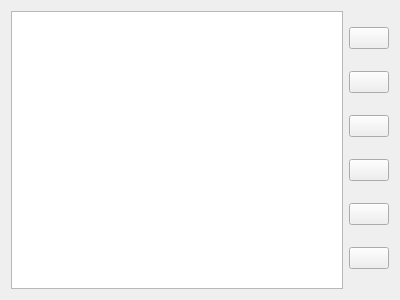
<?xml version="1.0" encoding="UTF-8"?>
<ui version="4.0">
 <class>ConfigObjectListView</class>
 <widget class="QWidget" name="ConfigObjectListView">
  <property name="geometry">
   <rect>
    <x>0</x>
    <y>0</y>
    <width>400</width>
    <height>300</height>
   </rect>
  </property>
  <property name="windowTitle">
   <string notr="true">Form</string>
  </property>
  <layout class="QHBoxLayout" name="horizontalLayout">
   <item>
    <widget class="QListView" name="listView"/>
   </item>
   <item>
    <layout class="QVBoxLayout" name="verticalLayout">
     <item>
      <widget class="QPushButton" name="itemTop">
       <property name="toolTip">
        <string>Move selected item(s) to the top.</string>
       </property>
       <property name="text">
        <string/>
       </property>
       <property name="icon">
        <iconset theme="edit-move-top">
         <normaloff>.</normaloff>.</iconset>
       </property>
       <property name="iconSize">
        <size>
         <width>16</width>
         <height>16</height>
        </size>
       </property>
      </widget>
     </item>
     <item>
      <widget class="QPushButton" name="itemTenUp">
       <property name="toolTip">
        <string>Move selected item(s) ten positions up.</string>
       </property>
       <property name="text">
        <string notr="true"/>
       </property>
       <property name="icon">
        <iconset theme="edit-move-10-up">
         <normaloff>.</normaloff>.</iconset>
       </property>
       <property name="iconSize">
        <size>
         <width>16</width>
         <height>16</height>
        </size>
       </property>
      </widget>
     </item>
     <item>
      <widget class="QPushButton" name="itemUp">
       <property name="toolTip">
        <string>Move selected item(s) one position up.</string>
       </property>
       <property name="text">
        <string/>
       </property>
       <property name="icon">
        <iconset theme="edit-move-up">
         <normaloff>.</normaloff>.</iconset>
       </property>
       <property name="iconSize">
        <size>
         <width>16</width>
         <height>16</height>
        </size>
       </property>
      </widget>
     </item>
     <item>
      <widget class="QPushButton" name="itemDown">
       <property name="toolTip">
        <string>Move selected item(s) one position down.</string>
       </property>
       <property name="text">
        <string/>
       </property>
       <property name="icon">
        <iconset theme="edit-move-down">
         <normaloff>.</normaloff>.</iconset>
       </property>
       <property name="iconSize">
        <size>
         <width>16</width>
         <height>16</height>
        </size>
       </property>
      </widget>
     </item>
     <item>
      <widget class="QPushButton" name="itemTenDown">
       <property name="toolTip">
        <string>Move selected item(s) ten positions down.</string>
       </property>
       <property name="text">
        <string notr="true"/>
       </property>
       <property name="icon">
        <iconset theme="edit-move-10-down">
         <normaloff>.</normaloff>.</iconset>
       </property>
       <property name="iconSize">
        <size>
         <width>16</width>
         <height>16</height>
        </size>
       </property>
      </widget>
     </item>
     <item>
      <widget class="QPushButton" name="itemBottom">
       <property name="toolTip">
        <string>Move selected item(s) to the bottom.</string>
       </property>
       <property name="text">
        <string/>
       </property>
       <property name="icon">
        <iconset theme="edit-move-bottom">
         <normaloff>.</normaloff>.</iconset>
       </property>
       <property name="iconSize">
        <size>
         <width>16</width>
         <height>16</height>
        </size>
       </property>
      </widget>
     </item>
    </layout>
   </item>
  </layout>
 </widget>
 <resources/>
 <connections/>
</ui>
